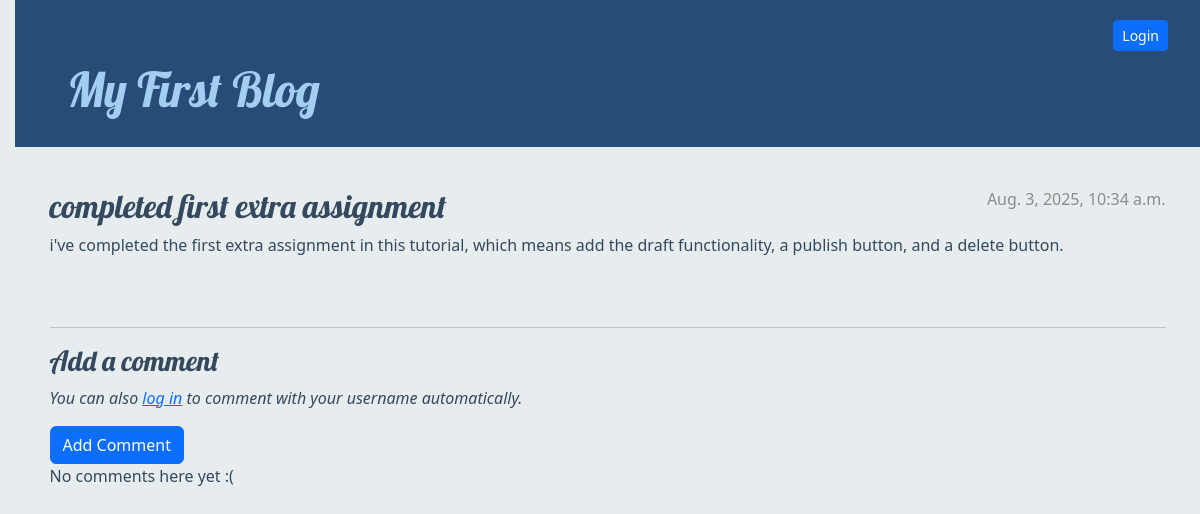
Screenshot of /post/9/ with the database file from the repository.
### blog/models.py (models this page shows, shortened)
class Post(models.Model):
    author = models.ForeignKey(settings.AUTH_USER_MODEL, on_delete=models.CASCADE)
    title = models.CharField(max_length=200)
    text = models.TextField()
    created_date = models.DateTimeField(default=timezone.now)
    published_date = models.DateTimeField(blank=True, null=True)

### blog/views.py (the view)
# urls.py: path('post/<int:pk>/', views.post_detail, name='post_detail'),
def post_detail(request, pk):
    post = get_object_or_404(Post, pk=pk)
    return render(request, 'blog/post_detail.html', {'post': post})

### blog/templates/blog/post_detail.html (shortened to what this page needs)
{% extends 'blog/base.html' %}
{% block content %}
<article class="post">
    {% if post.published_date %}
    <div class="date">
        {{ post.published_date }}
    </div>
    {% endif %}
    <h2>{{ post.title }}</h2>
    <p>{{ post.text|linebreaksbr }}</p>
</article>
<hr>
<h3>Add a comment</h3>
<form method="post" action="{% url 'add_comment_to_post' post.pk %}">
    {% if user.is_authenticated %}
    <p><strong>Commenting as:</strong> {{ user.username }}</p>
    <div class="form-group">
        {{ form.text.label_tag }}
        {{ form.text }}
    </div>
    {% else %}
    <p><em>You can also <a href="{% url 'login' %}">log in</a> to comment with your username automatically.</em></p>
    {% endif %}
    <button type="submit" class="btn btn-primary">Add Comment</button>
</form>
{% for comment in post.comments.all %}
{% if user.is_authenticated or comment.approved_comment %}
<div class="comment">
    <div class="date">
        {{ comment.created_date }}
        {% if not comment.approved_comment %}
        <a class="btn btn-default" href="{% url 'comment_remove' pk=comment.pk %}">
            {% include './icons/hand-thumbs-down.svg' %}
        </a>
        <a class="btn btn-default" href="{% url 'comment_approve' pk=comment.pk %}">
            {% include './icons/hand-thumbs-up.svg' %}
        </a>
        {% endif %}
    </div>
    <strong>{{ comment.author }}</strong>
    <p>{{ comment.text|linebreaks }}</p>
</div>
{% endif %}
{% empty %}
<p>No comments here yet :(</p>
{% endfor %}
{% endblock %}

### blog/static/css/blog.css (style rules this page uses)
body { padding-left: 15px; background-color: #E7ECEF; color: #34495E; }
h1, h2, h3, h4 { font-family: 'Lobster', cursive; }
.date { color: #8B8C89; }
.post { margin-bottom: 70px; }
.post>.date, .post>.actions { float: right; }

### rows the page displays
Post: published_date "Aug. 3, 2025, 10:34 a.m.", title "completed first extra assignment", text "i've completed the first extra assignment in this tutorial, which means add the draft functionality, a publish button, and a delete button."
